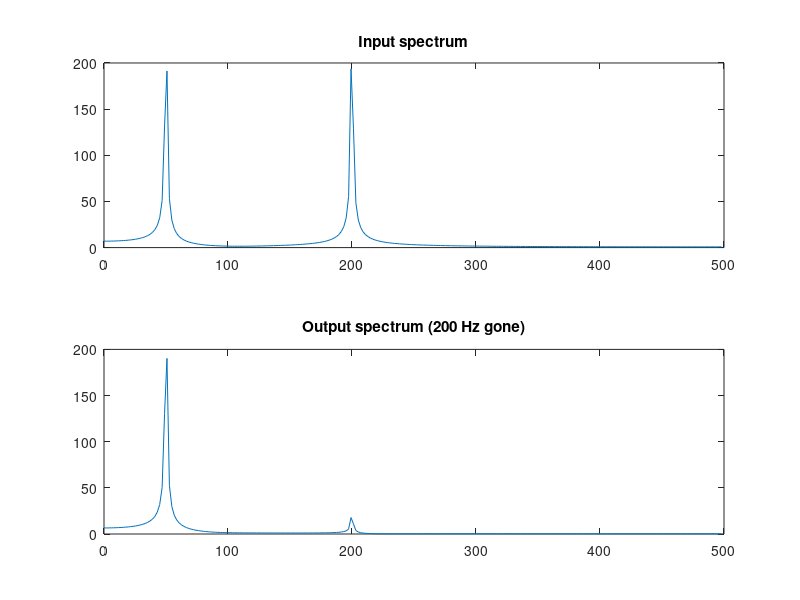

Write MATLAB code to recreate this figure.
clc; clear; close all;
Fs = 1000;
[b,a] = butter(3,100/(Fs/2)); % digital LPF
t = 0:1/Fs:1;
x = sin(2*pi*50*t) + sin(2*pi*200*t);
y = filter(b,a,x);
X = fft(x,512); Y = fft(y,512);
L = 256; f = (0:L-1)/L*(Fs/2);
subplot(2,1,1); plot(f,abs(X(1:L))); title('Input spectrum');
subplot(2,1,2); plot(f,abs(Y(1:L))); title('Output spectrum (200 Hz gone)');
